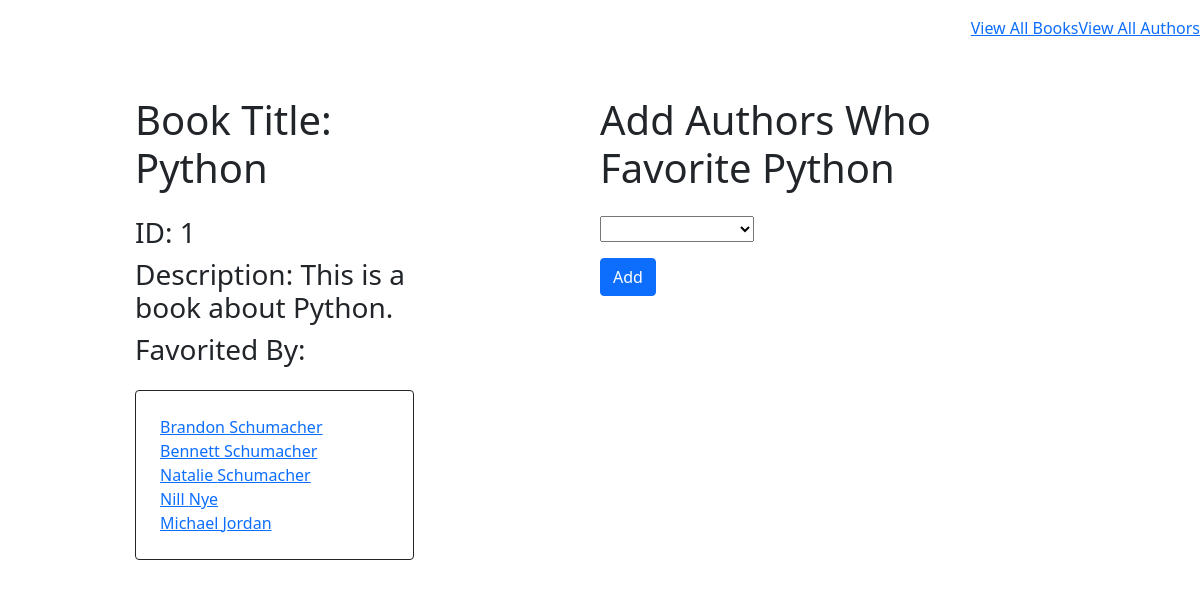
Screenshot of /books/1 with the database file from the repository.
### books_app/models.py (models this page shows)
class Book(models.Model):
	title = models.CharField(max_length=255)
	desc = models.TextField()
	created_at = models.DateTimeField(auto_now_add=True)
	updated_at = models.DateTimeField(auto_now=True)

class Author(models.Model):
	first_name = models.CharField(max_length=45)
	last_name = models.CharField(max_length=45)
	book = models.ManyToManyField(Book, related_name="authors")
	created_at = models.DateTimeField(auto_now_add=True)
	updated_at = models.DateTimeField(auto_now=True)

### books_app/views.py (the view)
# urls.py: path('books/<int:id>', views.one_book),
def one_book(request, id):
    context = {
        'book' : Book.objects.get(id=id),
        'authors' : Author.objects.all(),
    }
    if request.method == 'GET':
        return render(request, 'one_book.html', context)
    if request.method == 'POST':
        this_author = Author.objects.get(id = request.POST['book'])
        this_book = Book.objects.get(id = id)
        this_author.book.add(this_book)
        return redirect(f'/books/{id}')

### books_app/templates/one_book.html (shortened to what this page needs)
<!DOCTYPE html>
<html lang="en">
<head>
    <link rel="stylesheet" href="https://stackpath.bootstrapcdn.com/bootstrap/5.0.0-alpha1/css/bootstrap.min.css">
</head>
<body>
    <div class="navbar d-flex justify-content-end mr-5 mt-2">
        <a href="/">View All Books</a>
        <a class = "text-right ml-3" href="/authors">View All Authors</a>
    </div>
    <div class="container d-flex justify-content-center justify-content-around mt-5">
        <div class="card border-0 col-3">
            <h1 class="mb-4">Book Title: {{ book.title }}</h1>
            <h3>ID: {{ book.id }}</h3>
            <h3>Description: {{ book.desc }}</h3>
            <h3 class="mb-4">Favorited By:</h3>
                <div class="mb-3 form-group border border-dark rounded p-4 d-flex flex-column">
                    {% for author in book.authors.all %}
                        <a href="/authors/{{ author.id }}">{{ author.first_name }} {{ author.last_name }}</a>
                    {% endfor %}
                </div>
        </div>
        <div class="card border-0 col-5">
            <h1 class="mb-4">Add Authors Who Favorite {{book.title}}</h1>
            <form action="/books/{{book.id}}" method="post">
                <div class="mb-3 form-group d-flex align-items-center">
                    <select name="book" class="" >
                        <option value=""></option>
                        {% for author in authors %}
                            {% if book not in author.book.all%}
                                <option value="{{author.id}}">{{author.first_name}} {{ author.last_name }}</option>
                            {% endif %}
                        {% endfor %}
                    </select>
                </div>
                <button class="btn btn-primary mb-3" value="Add" >Add</button>
            </form>
        </div>
    </div>
</body>
</html>

### rows the page displays
Book: title "Python", id "1", desc "This is a book about Python."
Author: first_name "Brandon", last_name "Schumacher"
Author: first_name "Bennett", last_name "Schumacher"
Author: first_name "Natalie", last_name "Schumacher"
Author: first_name "Nill", last_name "Nye"
Author: first_name "Michael", last_name "Jordan"
